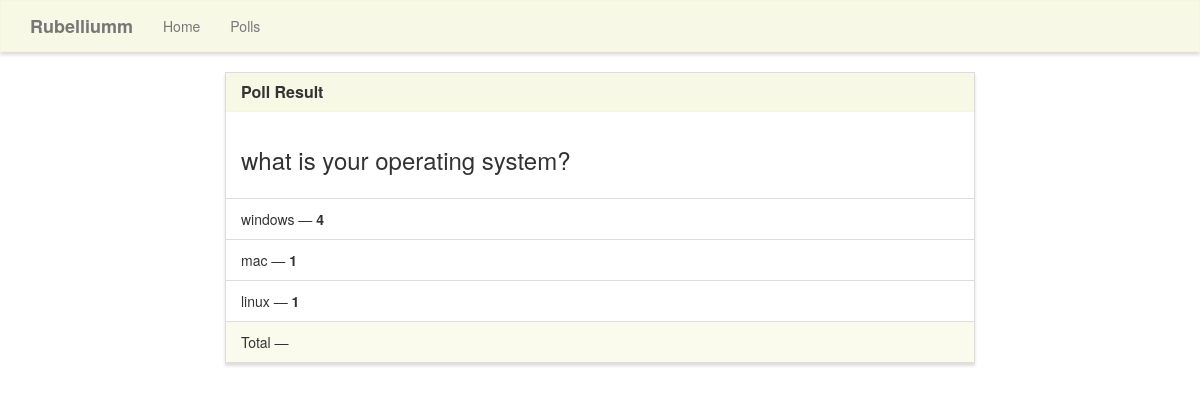
Page /polls/results/1 on the earlier database version.
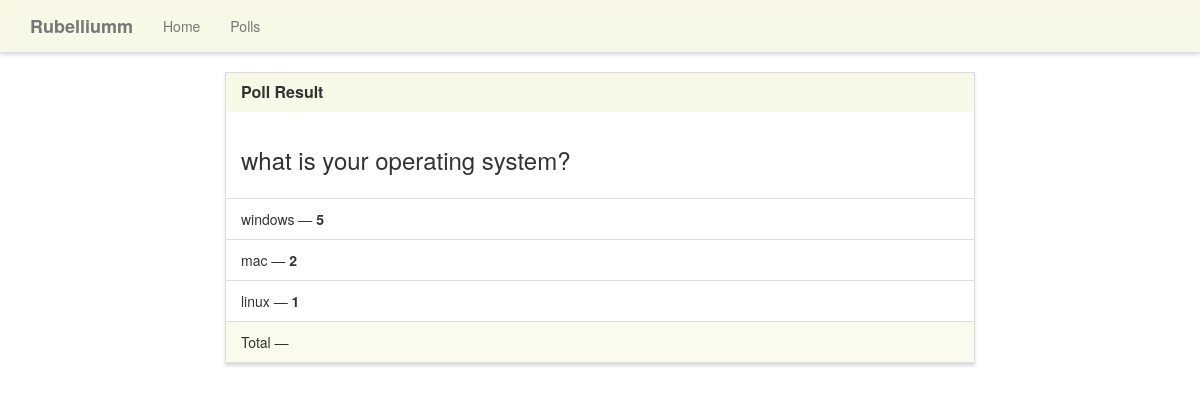
Same page on the later database version.
### polls/models.py (models this page shows, shortened)
class Poll(models.Model):
    question = models.TextField()
    option_one = models.CharField(max_length=30)
    option_two = models.CharField(max_length=30)
    option_three = models.CharField(max_length=30)
    option_one_count =models.IntegerField(default=0)
    option_two_count =models.IntegerField(default=0)
    option_three_count =models.IntegerField(default=0)

### polls/views.py (the view)
# urls.py: path('results/<pk>',views.results,name='polls_results'),
def results(request,pk):
    poll = Poll.objects.get(pk = pk )
    return render(request,'polls/results.html',{'poll': poll})

### templates/polls/results.html (shortened to what this page needs)
{% extends "polls/base.html" %}
{% block main %}
<div class="row">
    <div class="col-lg-8 col-lg-offset-2">
        <div class="panel panel-default">
            <div class="panel-heading">
                <h3 class="panel-title">Poll Result</h3>
            </div>
            <div class="panel-body">
                <h3>{{ poll.question }}</h3>
            </div>
            <ul class="list-group">
                <li class="list-group-item">{{ poll.option_one }} &mdash; <strong>{{ poll.option_one_count }}</strong></li>
                <li class="list-group-item">{{ poll.option_two }} &mdash; <strong>{{ poll.option_two_count }}</strong></li>
                <li class="list-group-item">{{ poll.option_three }} &mdash; <strong>{{ poll.option_three_count }}</strong></li>
            </ul>
            <div class="panel-footer">
                Total &mdash; <strong></strong>
            </div>
        </div>
    </div>
</div>
{% endblock %}

### templates/polls/base.html (shortened to what this page needs)
{% load static %}
<!DOCTYPE html>
<html lang="en">
	<head>
		<link rel="stylesheet" href="https://maxcdn.bootstrapcdn.com/bootstrap/3.3.7/css/bootstrap.min.css">
		<link rel="stylesheet" type="text/css" href="{% static '/css/style.css' %}" />
	</head>
	<body>
		<nav class="navbar navbar-default" role="navigation">
			<div class="container">
				<div class="navbar-header">
					<a class="navbar-brand" href="{% url 'index' %}">Rubelliumm</a>
				</div>
				<div class="collapse navbar-collapse navbar-ex1-collapse">
					<ul class="nav navbar-nav">
						<li><a href="{% url 'index' %}">Home</a></li>
						<li><a href="{% url 'polls' %}">Polls</a></li>
					</ul>
				</div>
			</div>
		</nav>
		<div class="container">
			{% block main %}{% endblock %}
		</div>
	</body>
</html>

### static/css/style.css (style rules this page uses)
.navbar-default, .btn, .form-control, .panel { border-radius: 0; }
.navbar-default { background-color: rgba(245, 245, 220, .7); border-color: rgba(245, 245, 220, .6); box-shadow: 0px 3px 3px 0px #ddd; }
.panel-default > .panel-heading { color: #333; background-color: rgba(245, 245, 220, .7); border-color: rgba(245, 245, 220, .6); border-top-left-radius: 0; border-top-right-radius: 0; }
.panel-footer { background-color: rgba(245, 245, 220, .5); border-color: rgba(245, 245, 220, .4); }
.panel { box-shadow: 0px 3px 3px 0px #ddd; }
a.navbar-brand, .panel-title { font-weight: bolder; }

Differences in the rows shown:
changed Poll "what is your operating system?": option_one_count "4" → "5"; option_two_count "1" → "2"
